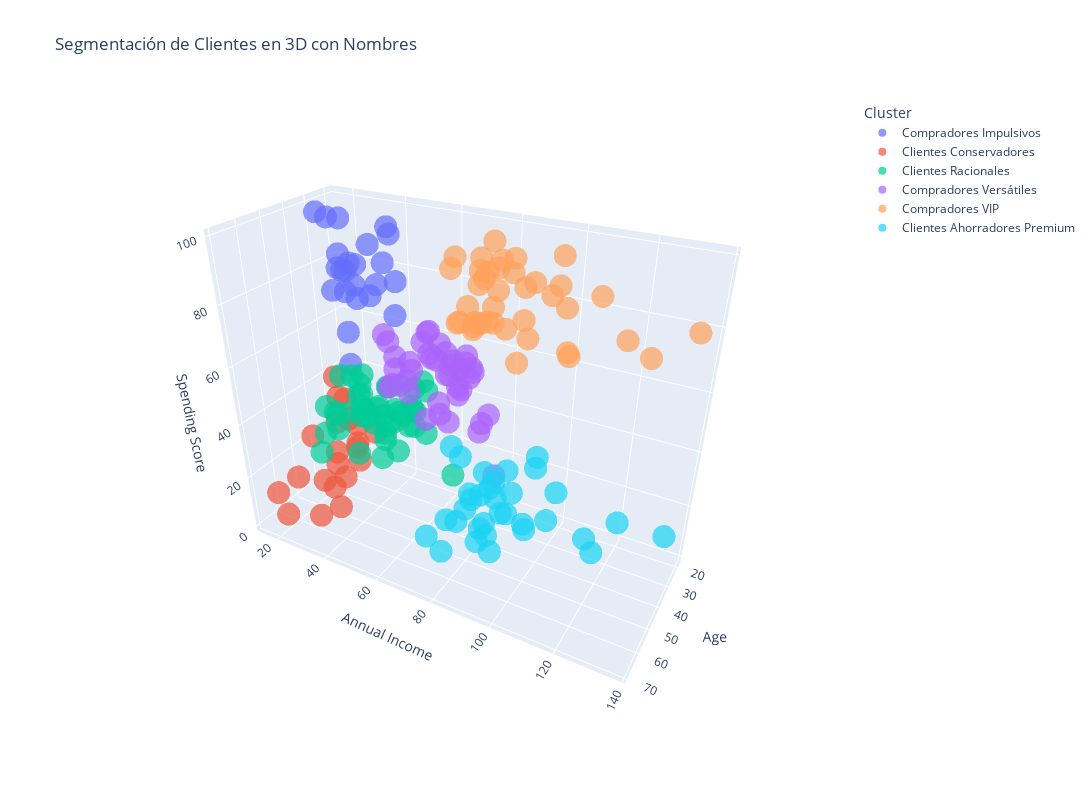

Source (notebook cell):
### Markdown cell above
## Análisis de los Clusters:

- **Clientes Racionales**: Adultos  con ingresos moderados y un gasto equilibrado. Compran con planificacion y prefieren calidad sobre cantidad
- **Compradores Versátiles**: Jóvenes con estabilidad económica que gastan de forma controlada. Son receptivos a experiencias innovadoras y exclusivas.
- **Clientes Ahorradores Premium**: Personas con alto poder adquisitivo pero poco gasto. Priorizan ahorro e inversión antes que consumo impulsivo.
- **Compradores VIP**: Adultos con ingresos altos y alto gasto. Les atraen experiencias de lujo, exclusividad y compras personalizadas.
- **Compradores Impulsivos**: Jóvenes con ingresos bajos pero alto gasto. Compran por deseo más que por necesidad.
- **Clientes Conservadores**: Personas de bajos ingresos con poco gasto. Compran lo esencial y buscan precios bajos.

### Code cell
# Ahora que identificamos a nuestros grupos, los vamos a visualizar por sus nombres para su posterior conclusión
# Diccionario con los nombres de los clusters
cluster_labels = {
    0: "Clientes Racionales",
    1: "Compradores Versátiles",
    2: "Clientes Ahorradores Premium",
    3: "Compradores VIP",
    4: "Compradores Impulsivos",
    5: "Clientes Conservadores"
}

# Crear dataframe con información de clusters
df = pd.DataFrame({
    "Annual Income": data["Annual Income (k$)"],
    "Spending Score": data["Spending Score (1-100)"],
    "Age": data["Age"],
    "Cluster": data["Cluster"].map(cluster_labels)  # Usamos nombres en lugar de números
})

# Crear gráfico 3D interactivo
fig = px.scatter_3d(df, x='Age', y='Annual Income', z='Spending Score', color='Cluster',
                     title="Segmentación de Clientes en 3D con Nombres", opacity=0.7)

fig.update_layout(
    width=1100,
    height=800,
)

# Mostrar gráfico
fig.show()

### Figure 1 — Plotly figure (JSON) as saved in the notebook; plotly's stock layout.template omitted (floating-point values rounded to 4 significant figures)
{"data": [{"hovertemplate": "Cluster=Compradores Impulsivos<br>Age=%{x}<br>Annual Income=%{y}<br>Spending Score=%{z}<extra></extra>", "legendgroup": "Compradores Impulsivos", "marker": {"color": "#636efa", "opacity": 0.7, "symbol": "circle"}, "mode": "markers", "name": "Compradores Impulsivos", "scene": "scene", "showlegend": true, "type": "scatter3d", "x": [19, 21, 23, 22, 23, 30, 35, 24, 22, 20, 35, 25, 31, 29, 35, 23, 21, 18, 21, 30, 20, 24, 24], "y": [15, 15, 16, 17, 18, 19, 19, 20, 20, 21, 23, 24, 25, 28, 28, 29, 30, 33, 33, 34, 37, 38, 39], "z": [39, 81, 77, 76, 94, 72, 99, 77, 79, 66, 98, 73, 73, 82, 61, 87, 73, 92, 81, 73, 75, 92, 65]}, {"hovertemplate": "Cluster=Clientes Conservadores<br>Age=%{x}<br>Annual Income=%{y}<br>Spending Score=%{z}<extra></extra>", "legendgroup": "Clientes Conservadores", "marker": {"color": "#EF553B", "opacity": 0.7, "symbol": "circle"}, "mode": "markers", "name": "Clientes Conservadores", "scene": "scene", "showlegend": true, "type": "scatter3d", "x": [20, 31, 35, 64, 67, 58, 37, 35, 52, 35, 46, 54, 45, 40, 60, 53, 49, 42, 36, 48, 49], "y": [16, 17, 18, 19, 19, 20, 20, 21, 23, 24, 25, 28, 28, 29, 30, 33, 33, 34, 37, 39, 39], "z": [6, 40, 6, 3, 14, 15, 13, 35, 29, 35, 5, 14, 32, 31, 4, 4, 14, 17, 26, 36, 28]}, {"hovertemplate": "Cluster=Clientes Racionales<br>Age=%{x}<br>Annual Income=%{y}<br>Spending Score=%{z}<extra></extra>", "legendgroup": "Clientes Racionales", "marker": {"color": "#00cc96", "opacity": 0.7, "symbol": "circle"}, "mode": "markers", "name": "Clientes Racionales", "scene": "scene", "showlegend": true, "type": "scatter3d", "x": [65, 50, 49, 59, 50, 47, 51, 69, 53, 70, 67, 54, 63, 43, 68, 70, 47, 60, 60, 59, 45, 49, 57, 67, 46, 48, 55, 50, 68, 48, 47, 48, 49, 67, 49, 66, 54, 68, 66, 65, 63, 49, 51, 50, 56], "y": [38, 40, 42, 43, 43, 43, 44, 44, 46, 46, 47, 47, 48, 48, 48, 49, 49, 50, 50, 54, 54, 54, 54, 54, 54, 54, 57, 58, 59, 60, 60, 61, 62, 62, 62, 63, 63, 63, 63, 63, 65, 65, 67, 67, 79], "z": [35, 55, 52, 60, 45, 41, 50, 46, 46, 56, 52, 59, 51, 50, 48, 55, 42, 49, 56, 47, 53, 42, 51, 41, 44, 46, 58, 46, 55, 49, 47, 42, 48, 59, 56, 50, 46, 43, 48, 52, 43, 59, 43, 57, 35]}, {"hovertemplate": "Cluster=Compradores Versátiles<br>Age=%{x}<br>Annual Income=%{y}<br>Spending Score=%{z}<extra></extra>", "legendgroup": "Compradores Versátiles", "marker": {"color": "#ab63fa", "opacity": 0.7, "symbol": "circle"}, "mode": "markers", "name": "Compradores Versátiles", "scene": "scene", "showlegend": true, "type": "scatter3d", "x": [31, 27, 29, 31, 33, 31, 27, 19, 18, 19, 32, 26, 40, 23, 38, 21, 22, 34, 18, 40, 32, 24, 27, 20, 23, 26, 21, 19, 38, 19, 18, 19, 27, 38, 40, 23, 25, 19, 28], "y": [39, 40, 40, 40, 42, 43, 46, 46, 48, 48, 48, 54, 54, 54, 54, 54, 57, 58, 59, 60, 60, 60, 60, 61, 62, 62, 62, 63, 64, 64, 65, 65, 67, 67, 69, 70, 72, 74, 76], "z": [61, 47, 42, 42, 60, 54, 51, 55, 59, 59, 47, 54, 48, 52, 55, 57, 55, 60, 41, 40, 42, 52, 50, 49, 41, 55, 42, 54, 42, 46, 48, 50, 56, 40, 58, 29, 34, 10, 40]}, {"hovertemplate": "Cluster=Compradores VIP<br>Age=%{x}<br>Annual Income=%{y}<br>Spending Score=%{z}<extra></extra>", "legendgroup": "Compradores VIP", "marker": {"color": "#FFA15A", "opacity": 0.7, "symbol": "circle"}, "mode": "markers", "name": "Compradores VIP", "scene": "scene", "showlegend": true, "type": "scatter3d", "x": [39, 31, 40, 38, 39, 31, 29, 32, 35, 32, 32, 28, 32, 34, 39, 38, 27, 30, 30, 29, 31, 36, 33, 32, 28, 36, 30, 27, 35, 32, 29, 30, 28, 36, 32, 38, 35, 32, 30], "y": [69, 70, 71, 71, 71, 72, 73, 73, 74, 75, 76, 77, 77, 78, 78, 78, 78, 78, 78, 79, 81, 85, 86, 87, 87, 87, 88, 88, 93, 97, 98, 99, 101, 103, 103, 113, 120, 126, 137], "z": [91, 77, 95, 75, 75, 71, 88, 73, 72, 93, 87, 97, 74, 90, 88, 76, 89, 78, 73, 83, 93, 75, 95, 63, 75, 92, 86, 69, 90, 86, 88, 97, 68, 85, 69, 91, 79, 74, 83]}, {"hovertemplate": "Cluster=Clientes Ahorradores Premium<br>Age=%{x}<br>Annual Income=%{y}<br>Spending Score=%{z}<extra></extra>", "legendgroup": "Clientes Ahorradores Premium", "marker": {"color": "#19d3f3", "opacity": 0.7, "symbol": "circle"}, "mode": "markers", "name": "Clientes Ahorradores Premium", "scene": "scene", "showlegend": true, "type": "scatter3d", "x": [43, 59, 47, 20, 44, 57, 25, 48, 34, 43, 44, 47, 37, 34, 19, 50, 42, 36, 40, 36, 52, 58, 59, 37, 46, 41, 54, 41, 34, 33, 47, 45, 32], "y": [71, 71, 71, 73, 73, 75, 77, 77, 78, 78, 78, 78, 78, 78, 81, 85, 86, 87, 87, 87, 88, 88, 93, 97, 98, 99, 101, 103, 103, 113, 120, 126, 137], "z": [35, 11, 9, 5, 7, 5, 12, 36, 22, 17, 20, 16, 1, 1, 5, 26, 20, 27, 13, 10, 13, 15, 14, 32, 15, 39, 24, 17, 23, 8, 16, 28, 18]}], "layout": {"height": 800, "legend": {"title": {"text": "Cluster"}, "tracegroupgap": 0}, "scene": {"aspectmode": "auto", "aspectratio": {"x": 0.6093, "y": 1.429, "z": 1.148}, "camera": {"center": {"x": 0, "y": 0, "z": 0}, "eye": {"x": 1.839, "y": 1.027, "z": 1.238}, "projection": {"type": "perspective"}, "up": {"x": 0, "y": 0, "z": 1}}, "domain": {"x": [0, 1], "y": [0, 1]}, "xaxis": {"title": {"text": "Age"}, "type": "linear"}, "yaxis": {"title": {"text": "Annual Income"}, "type": "linear"}, "zaxis": {"title": {"text": "Spending Score"}, "type": "linear"}}, "title": {"text": "Segmentación de Clientes en 3D con Nombres"}, "width": 1100}}
